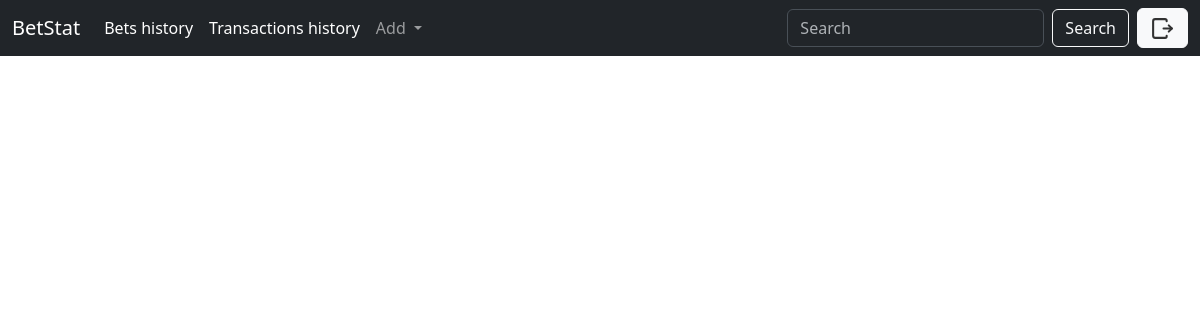
The page /bets/ (signed in) on the database as committed earlier.
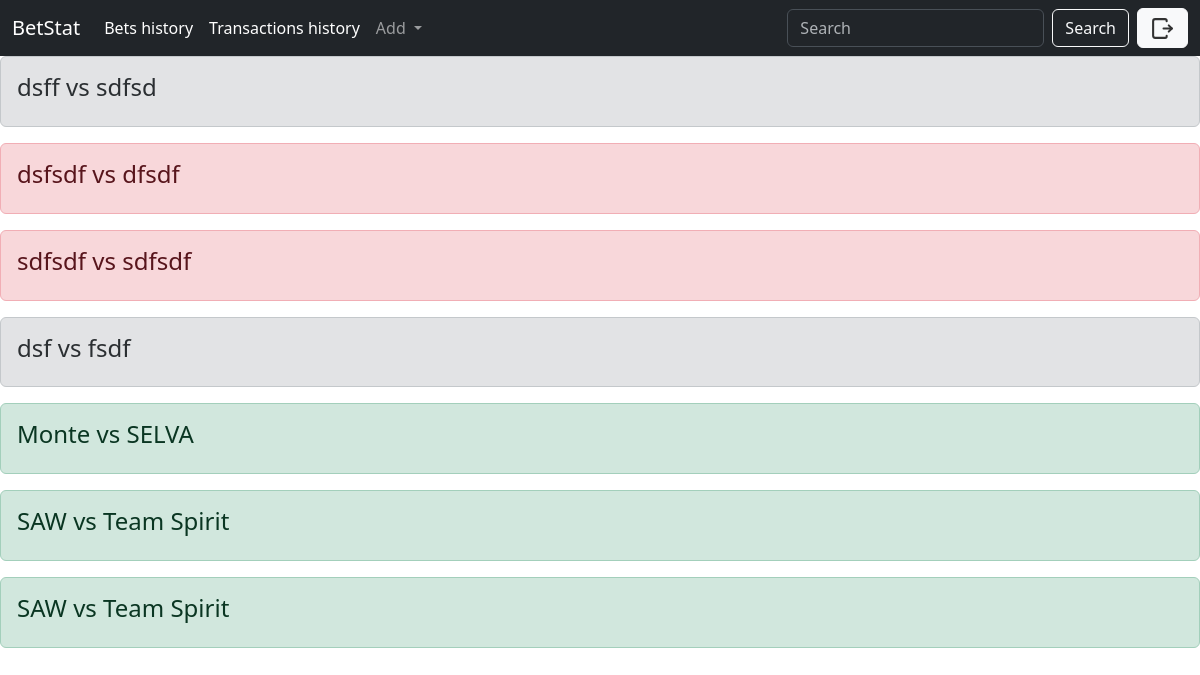
The same page on the database as committed later.
### bets/models.py (models this page shows, shortened)
class bet_db(models.Model):
    user = models.ForeignKey(User, on_delete=models.CASCADE)
    sport  = models.CharField(max_length=30)
    tournament = models.CharField(max_length=50, blank = True)
    team1 =  models.CharField(max_length=25, blank=True)
    team2 = models.CharField(max_length=25, blank=True)
    bet = models.CharField(max_length=50)
    odd = models.FloatField()
    amount = models.FloatField()
    result = models.BooleanField(default=False)
    return_bet = models.BooleanField(default=False)
    live_bet = models.BooleanField(default=False)
    date_added = models.DateField(auto_now_add=True)
    betting_company = models.CharField(max_length=30, blank=True, default="BuddyBet")
    class Meta:
       verbose_name_plural = "bets"

### bets/views.py (the view)
# urls.py: path('bets/', views.bets_history_page, name = "bets_history_page"),
def bets_history_page(request):
    bets_data = bet_db.objects.filter(user=request.user).order_by("-date_added")
    context = {
        "bets_data": bets_data
    }
    return render(request, "bets/bets.html", context)

### bets/templates/bets/bets.html (shortened to what this page needs)
{% extends "bets/base.html" %}
{% block content %}
   {% for bet in bets_data %}
        {% if bet.return_bet == True %}
            <div class="alert alert-secondary" role="alert">
              <h4>{{ bet.team1 }}{{ " vs " }} {{ bet.team2 }}</h4>
            </div>
        {% elif bet.result == False %}
            <div class="alert alert-danger" role="alert">
              <h4>{{ bet.team1 }}{{ " vs " }} {{ bet.team2 }}</h4>
            </div>
        {% else %}
            <div class="alert alert-success" role="alert">
              <h4>{{ bet.team1 }}{{ " vs " }} {{ bet.team2 }}</h4>
            </div>
        {% endif %}
  {% endfor %}
{% endblock %}

### bets/templates/bets/base.html (shortened to what this page needs)
<!DOCTYPE html>
<html lang="en">
<head>
    {% load static %}
    <link href="https://cdn.jsdelivr.net/npm/bootstrap@5.3.2/dist/css/bootstrap.min.css" rel="stylesheet">
</head>
<body>
    <nav class="navbar navbar-expand-lg bg-dark" data-bs-theme="dark">
      <div class="container-fluid">
        <a class="navbar-brand" href="{% url 'main_page'%}">BetStat</a>
        <div class="collapse navbar-collapse" id="navbarSupportedContent">
          <ul class="navbar-nav me-auto mb-2 mb-lg-0">
            <li class="nav-item">
              <a class="nav-link active" aria-current="page" href="{% url 'bets_history_page' %}">Bets history</a>
            </li>
              <a class="nav-link active" aria-current="page" href="#">Transactions history</a>
            <li class="nav-item dropdown">
              <a class="nav-link dropdown-toggle" href="#" role="button" data-bs-toggle="dropdown" aria-expanded="false">
                Add
              </a>
            </li>
          </ul>
          {% if user.is_authenticated %}
              <form class="d-flex" role="search">
                <input class="form-control me-2" type="search" placeholder="Search" aria-label="Search">
                <button class="btn btn-outline-light me-2" type="submit">Search</button>
              </form>
            <form class="d-flex"  action="{% url 'log_out_page' %}" method="POST">
                 <button type = "submit" class = "btn btn-light"><img src="{% static 'bets/logout.svg'%}" height="25" width="25"></button>
              </form>
          {% else %}
              <a  href = "{% url 'sign_up_page'%}" class="btn btn-outline-light me-1"> Sign Up</a>
              <a  href = "{% url 'log_in_page'%}" class="btn btn-outline-light"> Log In</a>
          {% endif %}
        </div>
      </div>
    </nav>
    {% block content %}  {% endblock %}
</body>
</html>

Rows that differ between the two databases and show on the page:
added bet_db: team1 "dsff", value "vs", team2 "sdfsd"
added bet_db: team1 "dsfsdf", value "vs", team2 "dfsdf"
added bet_db: team1 "sdfsdf", value "vs", team2 "sdfsdf"
added bet_db: team1 "dsf", value "vs", team2 "fsdf"
now on this page (row edited): bet_db: team1 "Monte", value "vs", team2 "SELVA"
now on this page (row edited): bet_db: team1 "SAW", value "vs", team2 "Team Spirit"
now on this page (row edited): bet_db: team1 "SAW", value "vs", team2 "Team Spirit"
